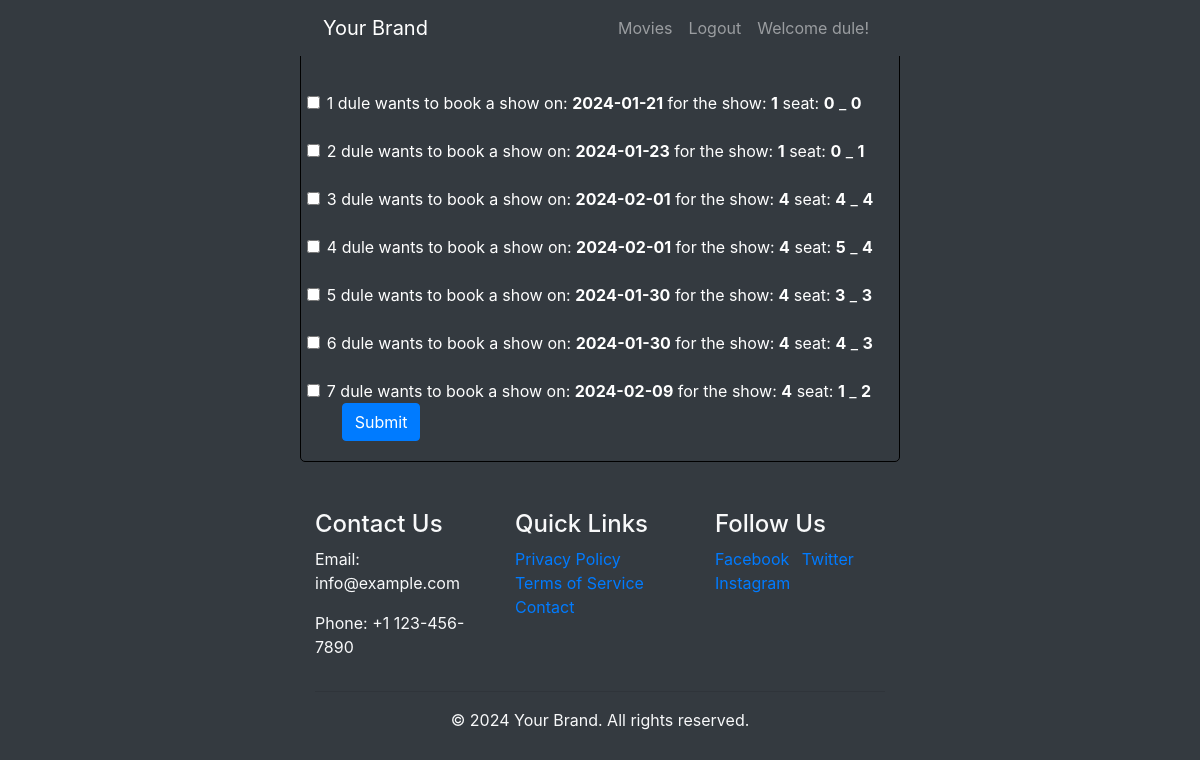
Screenshot of /checkseats.php (signed in) with the database file from the repository.
### tables this page shows
CREATE TABLE `bookings` (
  `id` int(11) NOT NULL,
  `username` varchar(100) NOT NULL,
  `bookdate` date NOT NULL,
  `showid` int(11) NOT NULL,
  `seatr` int(11) NOT NULL,
  `seatc` int(11) NOT NULL,
  `bookcheck` int(11) NOT NULL
);

### classbooking.php (called while the page is built, shortened)
<?php
class booking{
	function getuncheckedseats()
	{
		include("connection.php");
		$sql = "SELECT * FROM bookings where bookcheck = 0";
	$results = mysqli_query($cinema, $sql);
	}
}
?>

### checkseats.php (the view, shortened to what this page needs)
<?php
if(isset($_SESSION['username']))
{
    if($_SESSION['type'] == 1)
    {
        include("header_user.php");
    }
    else
    {
        include("header_admin.php");
    }
}
include "classbooking.php";
$book1 = new booking();
$book1->getuncheckedseats();
?>
<!DOCTYPE html>
<html lang="en">
<head>
    <link rel="stylesheet" href="https://stackpath.bootstrapcdn.com/bootstrap/4.5.2/css/bootstrap.min.css">
</head>
<body>
<div class="container form-container">
    <form>
        <div class="container-mt3">
            <h2>Check Form</h2>
            <?php
                $i=0;
                foreach($book1->cseat as $rec)
                {
                    ?>
            <br>
                <div class="row">
                    <label class="form-check-label" for="<?php echo $i?>">
                        <input type="checkbox" class="form-check-input" id="<?php echo $i?>" name="<?php echo $book1->cseat[$i]['id']?>" value="<?php echo $book1->cseat[$i]['id']?>">
                        <a><?php echo ($i+1)?></a>
                        <span style="color: white;"><?php echo $book1->cseat[$i]['username']?></span>
                        wants to book a show on:
                        <strong style="color: white;"><?php echo $book1->cseat[$i]['bookdate']?></strong>
                        for the show:
                        <strong style="color: white;"><?php echo $book1->cseat[$i]['showid']?></strong>
                        seat:
                        <strong style="color: white;"><?php echo $book1->cseat[$i]['seatr']?></strong> _
                        <strong style="color: white;"><?php echo $book1->cseat[$i]['seatc']?></strong>
                    </label>
                </div>
            <?php
                $i++;
                }
            ?>
        </div>
        <button type="submit" name="submit" class="btn btn-primary">Submit</button>
    </form>
</div>
</body>
</html>
<?php include 'footer.php'; ?>

### header_user.php (shortened to what this page needs)
<!DOCTYPE html>
<html lang="en">
<head>
    <link rel="stylesheet" href="https://stackpath.bootstrapcdn.com/bootstrap/4.5.2/css/bootstrap.min.css">
</head>
<body class="bg-dark text-light">
<nav class="navbar navbar-expand-lg navbar-dark bg-dark fixed-top">
    <div class="container">
        <a class="navbar-brand" href="#">Your Brand</a>
        <div class="collapse navbar-collapse" id="navbarNav">
            <ul class="navbar-nav ml-auto">
                <li class="nav-item">
                    <a class="nav-link" href="movie_details.php">Movies</a>
                </li>
                <li class="nav-item">
                    <a class="nav-link" href="logout.php">Logout</a>
                </li>
                <li class="nav-item">
                    <a class="nav-link" >Welcome <?php echo $_SESSION['username']; ?>!</a>
                </li>
            </ul>
        </div>
    </div>
</nav>
</body>
</html>

### footer.php (shortened to what this page needs)
<!DOCTYPE html>
<html lang="en">
<head>
    <link rel="stylesheet" href="https://stackpath.bootstrapcdn.com/bootstrap/4.5.2/css/bootstrap.min.css">
</head>
<body class="bg-dark text-light">
<footer class="bg-dark text-light mt-5">
    <div class="container">
        <div class="row">
            <div class="col-md-4">
                <h4>Contact Us</h4>
                <p>Email: info@example.com</p>
                <p>Phone: +1 123-456-7890</p>
            </div>
            <div class="col-md-4">
                <h4>Quick Links</h4>
                <ul class="list-unstyled footer-links">
                    <li><a href="privacy_policy.php">Privacy Policy</a></li>
                    <li><a href="terms_of_service.php">Terms of Service</a></li>
                    <li><a href="contact.php">Contact</a></li>
                </ul>
            </div>
            <div class="col-md-4">
                <h4>Follow Us</h4>
                <ul class="list-inline footer-links">
                    <li class="list-inline-item"><a href="#" target="_blank">Facebook</a></li>
                    <li class="list-inline-item"><a href="#" target="_blank">Twitter</a></li>
                    <li class="list-inline-item"><a href="#" target="_blank">Instagram</a></li>
                </ul>
            </div>
        </div>
        <hr>
        <div class="text-center">
            <p>&copy; <?php echo date("Y"); ?> Your Brand. All rights reserved.</p>
        </div>
    </div>
</footer>
</body>
</html>

### checkseats.php (style rules this page uses)
body { background-color: #f8f9fa; font-family: Arial, sans-serif; }
.navbar { margin-bottom: 10vh; }
.container { max-width: 100%; margin: auto; }
h2 { text-align: center; }
.form-container { display: flex; justify-content: center; align-items: center; margin-bottom: 20vh; padding: 20px; border: 1px solid #000; border-radius: 5px; }
.form-check-label { color: white; }
@media (min-width: 768px) { .container { max-width: 50%; margin: auto; } }

### rows the page displays
bookings: username "dule", bookdate "2024-01-21", showid "1", seatr "0", seatc "0"
bookings: username "dule", bookdate "2024-01-23", showid "1", seatr "0", seatc "1"
bookings: username "dule", bookdate "2024-02-01", showid "4", seatr "4", seatc "4"
bookings: username "dule", bookdate "2024-02-01", showid "4", seatr "5", seatc "4"
bookings: username "dule", bookdate "2024-01-30", showid "4", seatr "3", seatc "3"
bookings: username "dule", bookdate "2024-01-30", showid "4", seatr "4", seatc "3"
bookings: username "dule", bookdate "2024-02-09", showid "4", seatr "1", seatc "2"

### other values shown
$_SESSION['username'] "dule"
